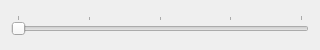
<?xml version="1.0" encoding="UTF-8"?>
<ui version="4.0">
 <class>Dialog</class>
 <widget class="QDialog" name="Dialog">
  <property name="geometry">
   <rect>
    <x>0</x>
    <y>0</y>
    <width>320</width>
    <height>50</height>
   </rect>
  </property>
  <property name="minimumSize">
   <size>
    <width>200</width>
    <height>50</height>
   </size>
  </property>
  <property name="maximumSize">
   <size>
    <width>800</width>
    <height>50</height>
   </size>
  </property>
  <property name="windowTitle">
   <string>Transparència</string>
  </property>
  <layout class="QGridLayout" name="gridLayout">
   <item row="0" column="0">
    <widget class="QSlider" name="horizontalSlider">
     <property name="minimum">
      <number>0</number>
     </property>
     <property name="maximum">
      <number>100</number>
     </property>
     <property name="orientation">
      <enum>Qt::Horizontal</enum>
     </property>
     <property name="tickPosition">
      <enum>QSlider::TicksAbove</enum>
     </property>
     <property name="tickInterval">
      <number>25</number>
     </property>
    </widget>
   </item>
  </layout>
 </widget>
 <resources/>
 <connections>
  <connection>
   <sender>horizontalSlider</sender>
   <signal>valueChanged(int)</signal>
   <receiver>Dialog</receiver>
   <slot>on_value_changed()</slot>
   <hints>
    <hint type="sourcelabel">
     <x>159</x>
     <y>24</y>
    </hint>
    <hint type="destinationlabel">
     <x>159</x>
     <y>24</y>
    </hint>
   </hints>
  </connection>
 </connections>
</ui>
